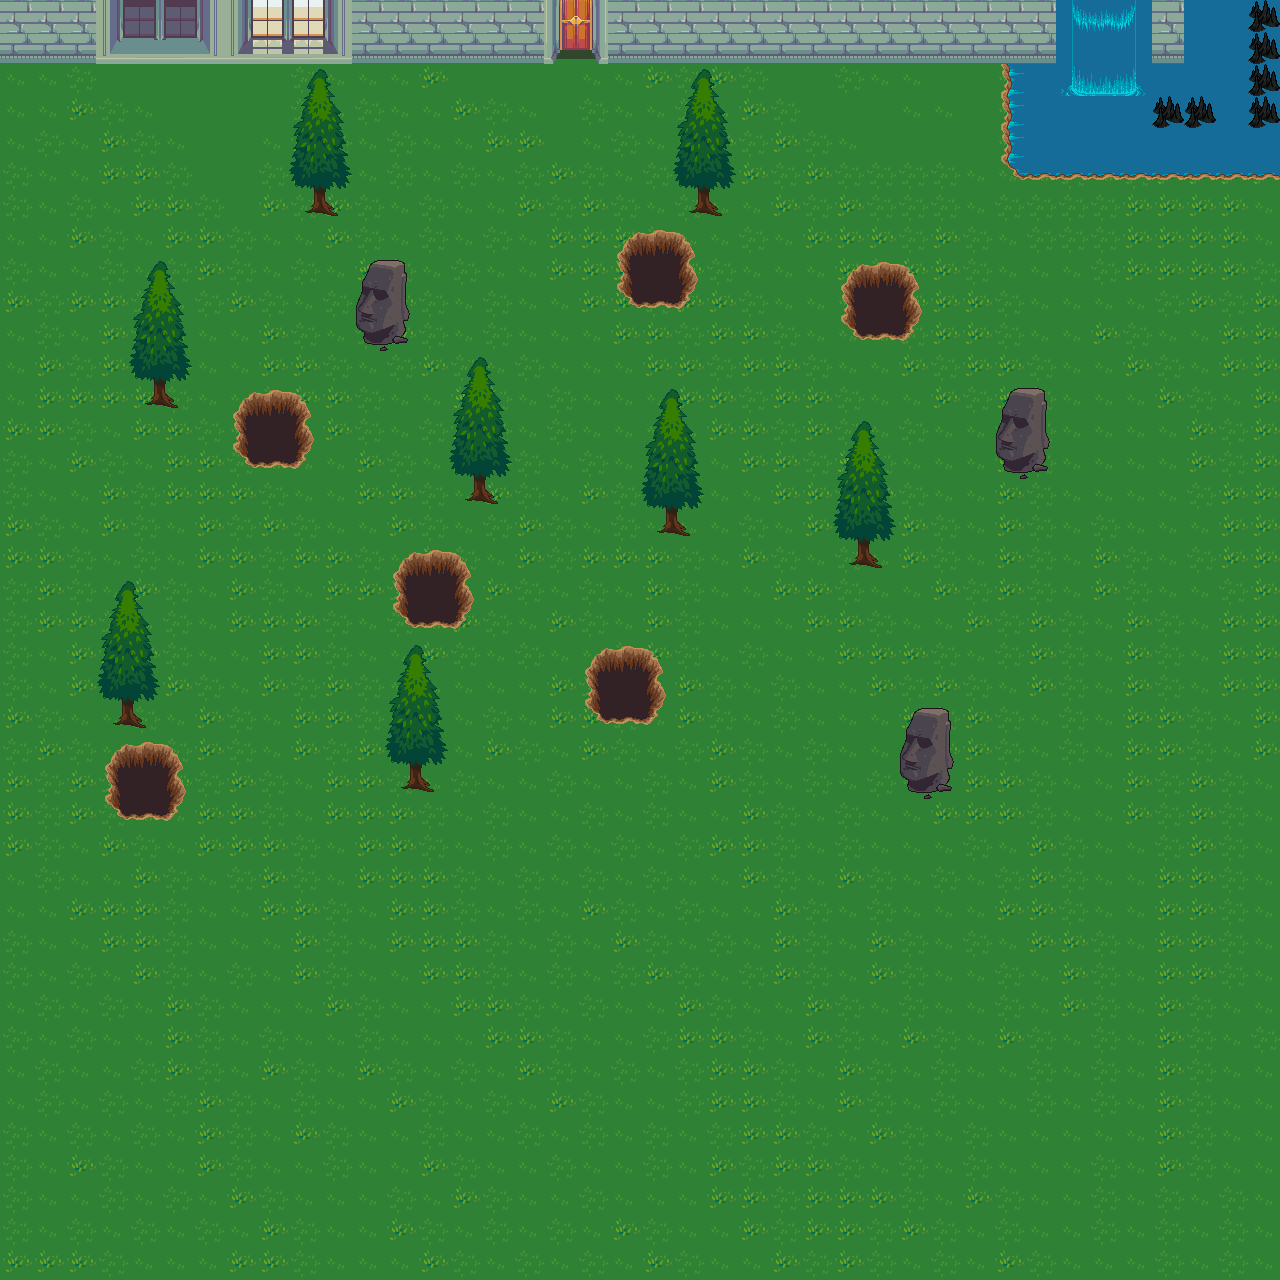

This is a level from a 2D game, rendered from its Tiled map with the project's own tilesets. A one-line summary and the map file follow, with tile-layer data summarised:
An orthogonal 40x40 tile map with 32x32 px tiles, 3 tile layers (Background, Foreground, Top), 3 tilesets and 13 objects (3x blocker, 2x portal).

<map version="1.0" orientation="orthogonal" renderorder="right-down" width="40" height="40" tilewidth="32" tileheight="32">
 <tileset firstgid="1" name="images" tilewidth="32" tileheight="32">
  <image source="terrain_atlas.png" width="1024" height="1024" />
 </tileset>
 <tileset firstgid="1025" name="images1" tilewidth="32" tileheight="32">
  <image source="base_out_atlas.png" width="1024" height="1024" />
 </tileset>
 <tileset firstgid="2049" name="Meta" tilewidth="32" tileheight="32">
  <image source="meta_tiles.png" width="67" height="34" />
 </tileset>
 <layer name="Background" width="40" height="40">
  <data>[1600 cells, 1600 non-empty, 7 distinct tile ids]</data>
 </layer>
 <layer name="Foreground" width="40" height="40">
  <data>[1600 cells, 291 non-empty, 63 distinct tile ids]</data>
 </layer>
 <layer name="Top" width="40" height="40">
  <data>[1600 cells, 4 non-empty, 1 distinct tile ids]</data>
 </layer>
 <objectgroup name="Collision">
  <object name="blocker" gid="2049" x="865" y="320" />
  <object name="blocker" gid="2049" x="865" y="320" />
  <object gid="2049" x="638" y="289" />
  <object name="blocker" gid="2049" x="865" y="320" />
  <object gid="2049" x="417" y="609" />
  <object gid="2049" x="417" y="609" />
  <object gid="2049" x="256" y="450" />
  <object gid="2049" x="256" y="450" />
  <object gid="2049" x="610" y="706" />
  <object gid="2049" x="610" y="706" />
  <object gid="2049" x="125" y="799" />
  <object name="portal" gid="2050" x="543" y="69">
   <properties>
    <property name="goto" value="room.tmx" />
    <property name="song" value="kairi" />
   </properties>
  </object>
  <object name="portal" gid="2050" x="575" y="69">
   <properties>
    <property name="goto" value="room.tmx" />
    <property name="song" value="kairi" />
   </properties>
  </object>
 </objectgroup>
</map>